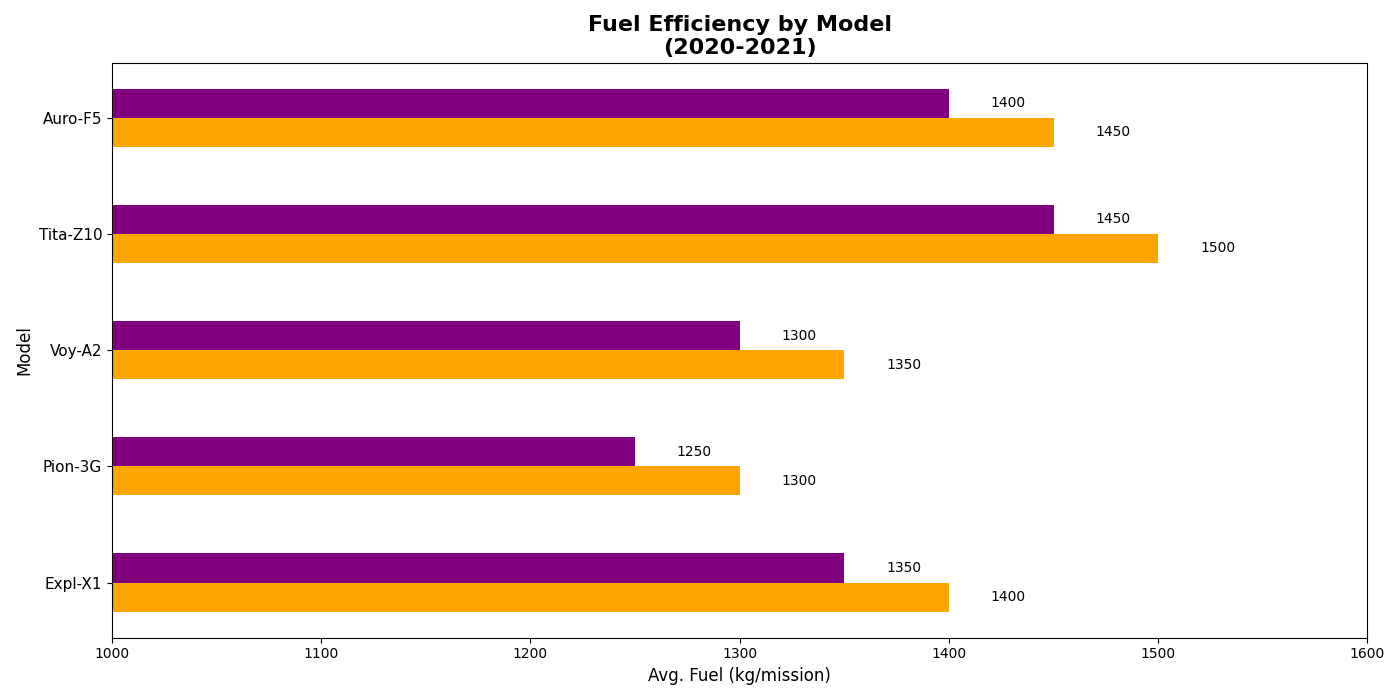

Python code for this plot:
import matplotlib.pyplot as plt
import numpy as np

spacecraft_models = ['Expl-X1', 'Pion-3G', 'Voy-A2', 'Tita-Z10', 'Auro-F5']
fuel_efficiency_2020 = [1400, 1300, 1350, 1500, 1450]
fuel_efficiency_2021 = [1350, 1250, 1300, 1450, 1400]

fig, ax1 = plt.subplots(figsize=(14, 7))

bar_width = 0.25
y = np.arange(len(spacecraft_models))

bars1 = ax1.barh(y - bar_width/2, fuel_efficiency_2020, bar_width, color='orange')
bars2 = ax1.barh(y + bar_width/2, fuel_efficiency_2021, bar_width, color='purple')

ax1.set_title('Fuel Efficiency by Model\n(2020-2021)', fontsize=16, fontweight='bold')
ax1.set_ylabel('Model', fontsize=12)
ax1.set_xlabel('Avg. Fuel (kg/mission)', fontsize=12)
ax1.set_yticks(y)
ax1.set_yticklabels(spacecraft_models, fontsize=11)
ax1.set_xlim(1000, 1600)

def add_labels(bars, orientation='horizontal'):
    for bar in bars:
        xval = bar.get_width() if orientation == 'horizontal' else bar.get_height()
        yval = bar.get_y() + bar.get_height()/2.0 if orientation == 'horizontal' else bar.get_x() + bar.get_width()/2.0
        ax1.text(xval + 20, yval, f'{xval}', va='center', fontsize=10, color='black')

add_labels(bars1)
add_labels(bars2)

plt.tight_layout()
plt.show()
